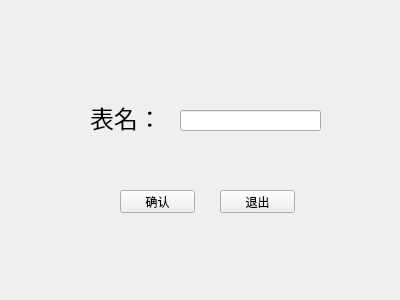
<?xml version="1.0" encoding="UTF-8"?>
<ui version="4.0">
 <class>newCreate</class>
 <widget class="QWidget" name="newCreate">
  <property name="geometry">
   <rect>
    <x>0</x>
    <y>0</y>
    <width>400</width>
    <height>300</height>
   </rect>
  </property>
  <property name="windowTitle">
   <string>Form</string>
  </property>
  <widget class="QLabel" name="label">
   <property name="geometry">
    <rect>
     <x>90</x>
     <y>100</y>
     <width>81</width>
     <height>31</height>
    </rect>
   </property>
   <property name="text">
    <string>&lt;html&gt;&lt;head/&gt;&lt;body&gt;&lt;p&gt;&lt;span style=&quot; font-size:18pt;&quot;&gt;表名：&lt;/span&gt;&lt;/p&gt;&lt;/body&gt;&lt;/html&gt;</string>
   </property>
  </widget>
  <widget class="QLineEdit" name="tableNameEditLine">
   <property name="geometry">
    <rect>
     <x>180</x>
     <y>110</y>
     <width>141</width>
     <height>21</height>
    </rect>
   </property>
  </widget>
  <widget class="QPushButton" name="tableConfirmBtn">
   <property name="geometry">
    <rect>
     <x>120</x>
     <y>190</y>
     <width>75</width>
     <height>23</height>
    </rect>
   </property>
   <property name="text">
    <string>确认</string>
   </property>
  </widget>
  <widget class="QPushButton" name="pushButton_2">
   <property name="geometry">
    <rect>
     <x>220</x>
     <y>190</y>
     <width>75</width>
     <height>23</height>
    </rect>
   </property>
   <property name="text">
    <string>退出</string>
   </property>
  </widget>
 </widget>
 <resources/>
 <connections>
  <connection>
   <sender>pushButton_2</sender>
   <signal>clicked()</signal>
   <receiver>newCreate</receiver>
   <slot>close()</slot>
   <hints>
    <hint type="sourcelabel">
     <x>283</x>
     <y>200</y>
    </hint>
    <hint type="destinationlabel">
     <x>319</x>
     <y>284</y>
    </hint>
   </hints>
  </connection>
 </connections>
</ui>
